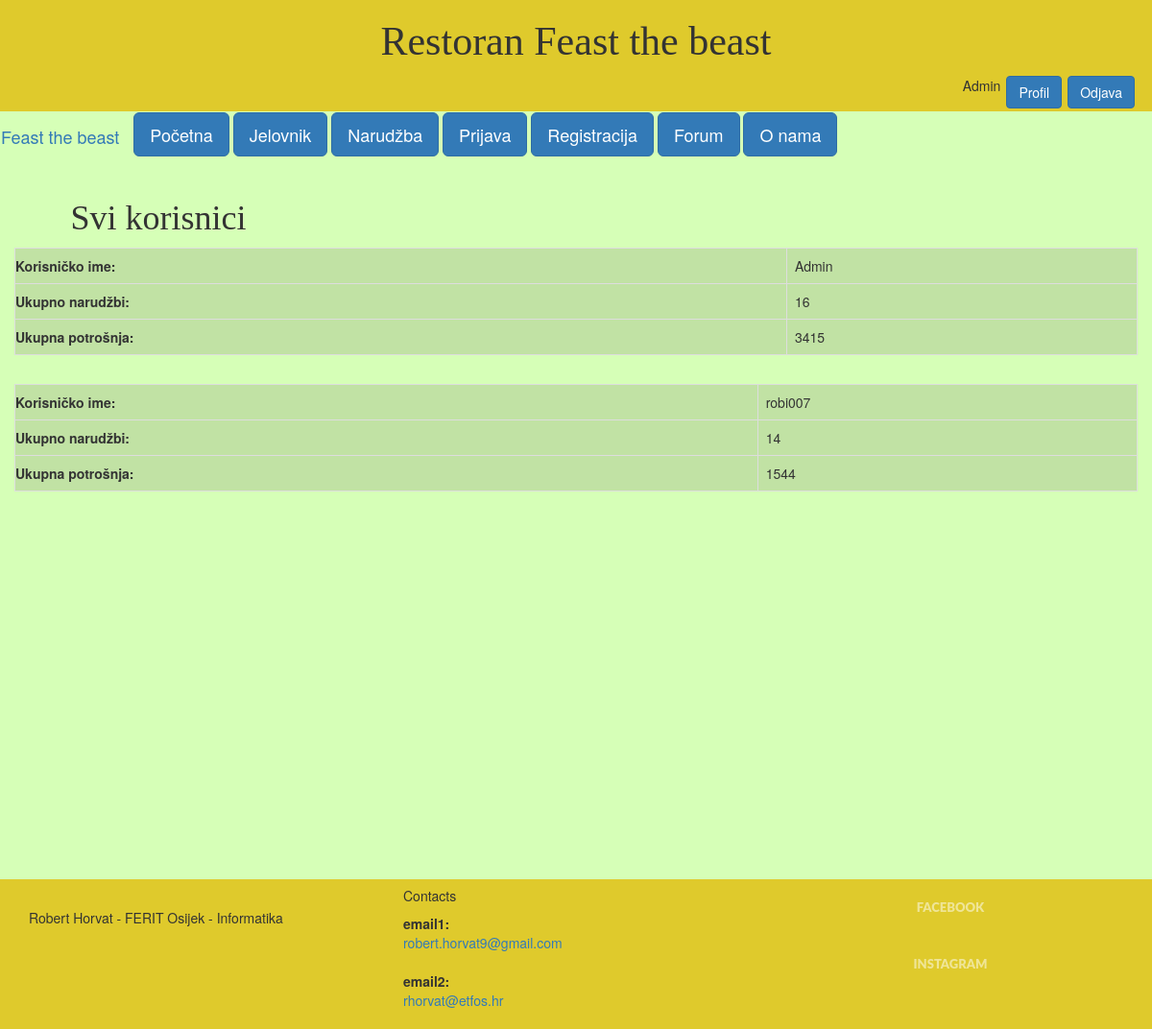
The page /svi_korisnici_potrošnja_narudzbe.php (signed in) on the database its author committed.
### tables this page shows
CREATE TABLE `korisnik` (
  `ID` int(250) NOT NULL,
  `Ime` varchar(250) NOT NULL,
  `Prezime` varchar(250) NOT NULL,
  `Korisnicko_ime` varchar(250) NOT NULL,
  `Email` varchar(250) NOT NULL,
  `Lozinka` varchar(250) NOT NULL,
  `Uloga` varchar(250) NOT NULL DEFAULT 'Korisnik',
  `Statistika` int(250) NOT NULL DEFAULT 0,
  `Potrosnja` int(250) NOT NULL DEFAULT 0
);

### spoj.php (called while the page is built, shortened)
<?php
class DBController {
    private $servername = "localhost";
    private $username = "root";
    private $password = "";
    private $dbname = "restoran_brze_hrane";
    private $conn;
    function __construct() {
		$this->conn = $this->connectDB();
    }
    function connectDB() {
		$conn = mysqli_connect($this->servername,$this->username,$this->password,$this->dbname);
		return $conn;
    }
    function runQuery($query) {
		$result = mysqli_query($this->conn,$query);
		while($row=mysqli_fetch_assoc($result)) {
			$resultset[] = $row;
		}
		if(!empty($resultset))
			return $resultset;
	}
}
?>

### svi_korisnici_potrošnja_narudzbe.php (the view, shortened to what this page needs)
<?php
include 'spoj.php';
if(isset($_SESSION['Korisnicko_ime'])){
    $Uloga=$_SESSION['Uloga'];
}
	if($Uloga=="Administrator")
	{
?>
<!DOCTYPE html>
<html>
<head>
    <link rel="stylesheet"  type="text/css" href="stil1.css">
    <link rel="stylesheet" href="https://maxcdn.bootstrapcdn.com/bootstrap/3.3.7/css/bootstrap.min.css">
    <div id = "naslovni_dio" class = "container-fluid">
        <h1 id="naslov">Restoran Feast the beast</h1>
        <?php
            if(isset($_SESSION['Korisnicko_ime'])){
                echo "<a class='btn btn-primary btn' id ='btn2' href='odjava.php' role='button'>Odjava</a>";
                echo "<a class='btn btn-primary btn' id ='btn2' href='profil.php' role='button'>Profil</a>";
                echo "<p id ='btn2'>{$_SESSION['Korisnicko_ime']}<p>";
            }
        ?>
    </div>
</head>
<body>
<div id="container">
    <div class = "row">
        <nav class="navbar navbar-light bg-light">
            <div class="container-fluid">
                <div class="navbar-header">
                    <a class="navbar-brand" href="index.php">Feast the beast</a>
                </div>
                <ul  class="nav navbar-nav">
                    <a class="btn btn-primary btn-lg" href="index.php" role="button">Početna</a>
                    <a class="btn btn-primary btn-lg" href="jelovnik.php" role="button">Jelovnik</a>
                    <?php
                        if(isset($_SESSION['Korisnicko_ime'])){
                    ?>
                    <a class="btn btn-primary btn-lg" href="narudžba.php" role="button">Narudžba</a>
                    <?php
                        }
                    ?>
                    <a class="btn btn-primary btn-lg" href="prijava.php" role="button">Prijava</a>
                    <a class="btn btn-primary btn-lg" href="registracija.php" role="button">Registracija</a>
                    <a class="btn btn-primary btn-lg" href="forum.php" role="button">Forum</a>
                    <a class="btn btn-primary btn-lg" href="o_nama.php" role="button">O nama</a>
                </ul>
            </div>
        </nav>
    </div>
    <div id="hhh" class="container-fluid">
        <h1 id="novo">Svi korisnici</h1>
        <?php
            require_once('spoj.php');
            $db_handle = new DBController();
            if (!isset($_GET['page'])) {
                $page = 1;
            }else{
                $page = $_GET['page'];
            }
            $num_per_page=5;
            $start_from = ($page - 1)*5;
            $statistikaSviKorisnici = $db_handle->runQuery("SELECT `Statistika`, `Potrosnja`, `Korisnicko_ime` FROM `korisnik` LIMIT $start_from, $num_per_page");
        if (!empty($statistikaSviKorisnici)) {
            foreach($statistikaSviKorisnici as $key=>$value){
        ?>
        <div id="table-narudzba">
        <table class="tbl-narudzba" style="width:100%" cellpadding="4" cellspacing="4">
            <tr>
                <th>Korisničko ime:</th>
                <td><?php echo $statistikaSviKorisnici[$key]["Korisnicko_ime"]; ?></td>
            </tr>
            <tr>
                <th>Ukupno narudžbi:</th>
                <td><?php echo $statistikaSviKorisnici[$key]["Statistika"]; ?></td>
            </tr>
            <tr>
                <th>Ukupna potrošnja:</th>
                <td><?php echo $statistikaSviKorisnici[$key]["Potrosnja"]; ?></td>
            </tr>
        </table>
        <p><br></p>
        </div>
        <?php
		    }
	    }else{
            die("");
        }
        ?>
        <?php
        echo "<div id='pagging'>";
        echo "</div>";
	    ?>
    </div>
    </div>
    <footer class="section footer-classic context-dark bg-image" style="background: #dfca2c;">
        <div class="container">
          <div class="row row-30">
            <div class="col-md-4 col-xl-5">
              <p><br></p>
              <p>Robert Horvat - FERIT Osijek - Informatika</p>
              <p><br></p>
            </div>
            <div class="col-md-4">
              <h5>Contacts</h5>
              <dl class="contact-list">
                <dt>email1:</dt>
                <dd><a href="mailto:#">robert.horvat9@gmail.com</a></dd>
              </dl>
              <dl class="contact-list">
                <dt>email2:</dt>
                <dd><a href="mailto:#">rhorvat@etfos.hr</a></dd>
              </dl>
            </div>
            <div class="col-md-4">
                <div class="col"><a class="social-inner" href="https://www.facebook.com/robert.horvat.146"><span class="icon mdi mdi-facebook"></span><span>Facebook</span></a></div>
                <div class="col"><a class="social-inner" href="https://www.instagram.com/robert.horvat3/"><span class="icon mdi mdi-instagram"></span><span>instagram</span></a></div>
            </div>
          </div>
        </div>
      </footer>
</body>
</html>
<?php
	}
?>

### stil1.css (style rules this page uses)
#naslovni_dio { background-color:#dfca2c; }
body { background-color: #d6ffb7; }
* { margin:0; padding:0; }
html, body { height: 100%; }
#container { min-height:100%; }
#naslov { text-align: center; font-family:"Impact"; font-size: 300%; }
#novo { font-family:"Verdana"; text-align: left; margin-left: 5%; margin-right: 5%; }
#btn2 { float: right; margin: 3px; }
.tbl-narudzba { font-size: 14px; background-color: #c1e2a4; }
.tbl-narudzba td, th { border: 1px solid #dddddd; text-align: left; padding: 8px; }
.social-inner { display: flex; flex-direction: column; align-items: center; width: 100%; padding: 23px; font: 900 13px/1 "Lato", -apple-system, BlinkMacSystemFont, "Segoe UI", Roboto, "Helvetica Neue", Arial, sans-serif; text-transform: uppercase; color: rgba(255, 255, 255, 0.5); }
#pagging { margin: auto; width: 35%; padding: 5px; }

### svi_korisnici_potrošnja_narudzbe.php (style rules this page uses)
body { background-color: #d6ffb7; }

### rows shown on the page
korisnik: Korisnicko_ime "Admin", Statistika "16", Potrosnja "3415"
korisnik: Korisnicko_ime "robi007", Statistika "14", Potrosnja "1544"

### other values the page prints
$_SESSION['Korisnicko_ime'] "Admin"
